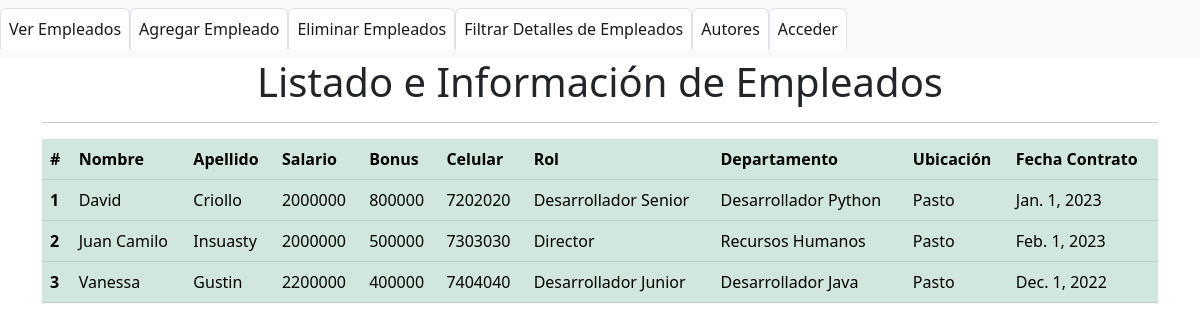
/libros, run on an earlier commit of the app's database.
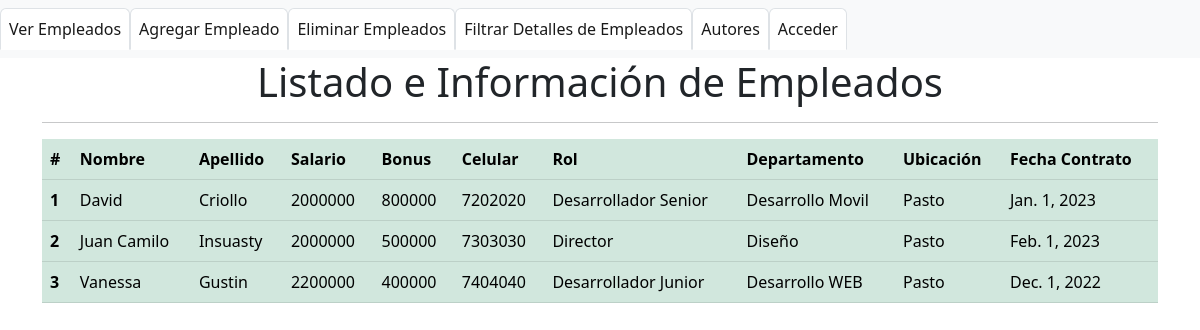
And on a later commit of the database.
### sitioweb/models.py (models this page shows, shortened)
class Empleado(models.Model):
    nombreE = models.CharField(max_length=100, null=False)
    apellido = models.CharField(max_length=100)
    dept = models.ForeignKey(Departamento, on_delete=models.CASCADE)
    salario = models.IntegerField(default=0)
    bono = models.IntegerField(default=0)
    rol = models.ForeignKey(Rol, on_delete=models.CASCADE)
    numeroCel = models.IntegerField(default=0)
    fechaContra = models.DateField()

class Departamento(models.Model):
    nombreD = models.CharField(max_length=100, null=False)
    ubicacion = models.CharField(max_length=100)

class Rol(models.Model):
    nombreR = models.CharField(max_length=100, null=False)

### sitioweb/views.py (the view)
# urls.py: path('libros', views.empezar, name="empezar"),
def empezar(request):
    empleados = Empleado.objects.all()
    informacion = {
        'empleados': empleados
    }
    return render(request, 'todos.html', informacion)

### sitioweb/templates/todos.html (shortened to what this page needs)
{% extends "base.html" %}
{% block contenido %}
<center>
<h1>Listado e Información de Empleados</h1>
</center>
        <hr>
        <table class="table table-success table-hover">
            <thead>
              <tr>
                <th scope="col">#</th>
                <th scope="col">Nombre</th>
                <th scope="col">Apellido</th>
                <th scope="col">Salario</th>
                <th scope="col">Bonus</th>
                <th scope="col">Celular</th>
                <th scope="col">Rol</th>
                <th scope="col">Departamento</th>
                <th scope="col">Ubicación</th>
                <th scope="col">Fecha Contrato</th>
              </tr>
            </thead>
                {% for emp in empleados %}
            <tbody>
              <tr>
                <th scope="row">{{emp.id}}</th>
                <td>{{emp.nombreE}}</td>
                <td>{{emp.apellido}}</td>
                <td>{{emp.salario}}</td>
                <td>{{emp.bono}}</td>
                <td>{{emp.numeroCel}}</td>
                <td>{{emp.rol.nombreR}}</td>
                <td>{{emp.dept.nombreD}}</td>
                <td>{{emp.dept.ubicacion}}</td>
                <td>{{emp.fechaContra}}</td>
              </tr>
            </tbody>
                {% endfor %}
          </table>
      </div>
{% endblock %}

What changed in the data, as far as the page shows it:
changed through a linked row, Empleado "David": dept.nombreD "Desarrollador Python" → "Desarrollo Movil"
changed through a linked row, Empleado "Juan Camilo": dept.nombreD "Recursos Humanos" → "Diseño"
changed through a linked row, Empleado "Vanessa": dept.nombreD "Desarrollador Java" → "Desarrollo WEB"
